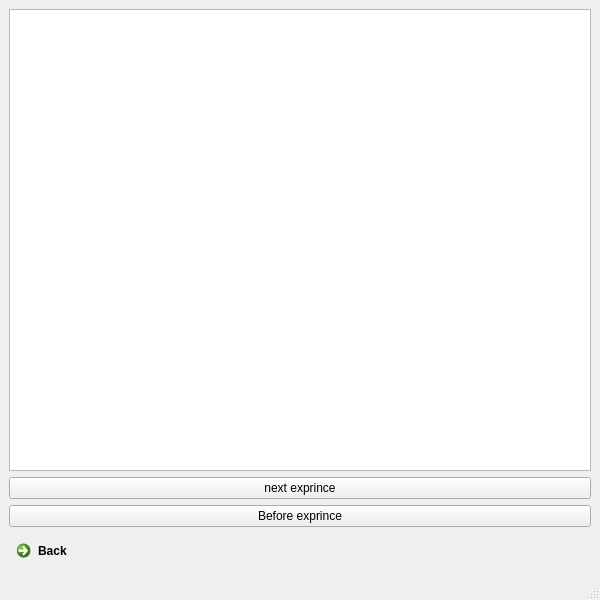
<?xml version="1.0" encoding="UTF-8"?>
<ui version="4.0">
 <class>MainWindow</class>
 <widget class="QMainWindow" name="MainWindow">
  <property name="geometry">
   <rect>
    <x>0</x>
    <y>0</y>
    <width>600</width>
    <height>600</height>
   </rect>
  </property>
  <property name="windowTitle">
   <string>MainWindow</string>
  </property>
  <widget class="QWidget" name="centralwidget">
   <layout class="QVBoxLayout" name="verticalLayout">
    <item>
     <widget class="QTextBrowser" name="show_exprince"/>
    </item>
    <item>
     <widget class="QPushButton" name="nextButton">
      <property name="text">
       <string>next exprince</string>
      </property>
     </widget>
    </item>
    <item>
     <widget class="QPushButton" name="BeforeButton">
      <property name="text">
       <string>Before exprince</string>
      </property>
     </widget>
    </item>
    <item>
     <widget class="QCommandLinkButton" name="Back_button">
      <property name="text">
       <string>Back</string>
      </property>
     </widget>
    </item>
   </layout>
  </widget>
  <widget class="QMenuBar" name="menubar">
   <property name="geometry">
    <rect>
     <x>0</x>
     <y>0</y>
     <width>600</width>
     <height>22</height>
    </rect>
   </property>
  </widget>
  <widget class="QStatusBar" name="statusbar"/>
 </widget>
 <resources/>
 <connections/>
</ui>
